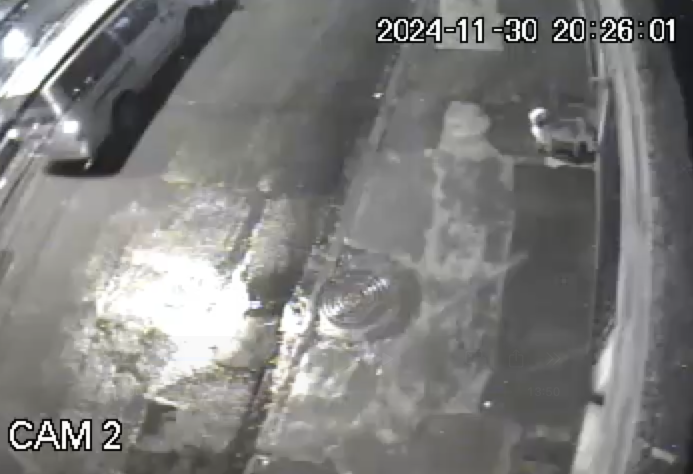
#> input picture lluvias/river_reference.png, 1386 x 948 px (shown at 1/2 size)
$ python lluvias.py
#> lines starting #> are read from the running program, lines starting #| are printed output that depends on the picture; after the words box and inside, x2 and y2 are one past the last pixel; in counts of white or black regions, pixels touching at a corner belong together
import cv2
import numpy as np

# Cargar la imagen de referencia (estado inicial del río) no cambiar el bombre
ref_image_path = "river_reference.png"  # Imagen de referencia estática
ref_image = cv2.imread(ref_image_path, cv2.IMREAD_GRAYSCALE)
#> ref_image: shape (948, 1386); min 0, max 255, mean 125.7

# Verificar si la imagen de referencia se cargó correctamente
if ref_image is None:
    raise Exception("No se pudo cargar la imagen de referencia.")

# Inicializar la cámara (cámara por defecto, usa 0) el iphone en mi caso
cap = cv2.VideoCapture(0)
if not cap.isOpened():
    raise Exception("No se pudo acceder a la cámara.")

# Ajustar la resolución de captura (opcional)
cap.set(cv2.CAP_PROP_FRAME_WIDTH, 640)
cap.set(cv2.CAP_PROP_FRAME_HEIGHT, 480)

# Definir el umbral para el crecimiento del río
growth_threshold = 55.0  # Porcentaje mínimo de cambio para considerar que el río creció 55%

# Procesar imágenes en tiempo real
try:
    while True:
        # Capturar un frame de la cámara
        ret, frame = cap.read()
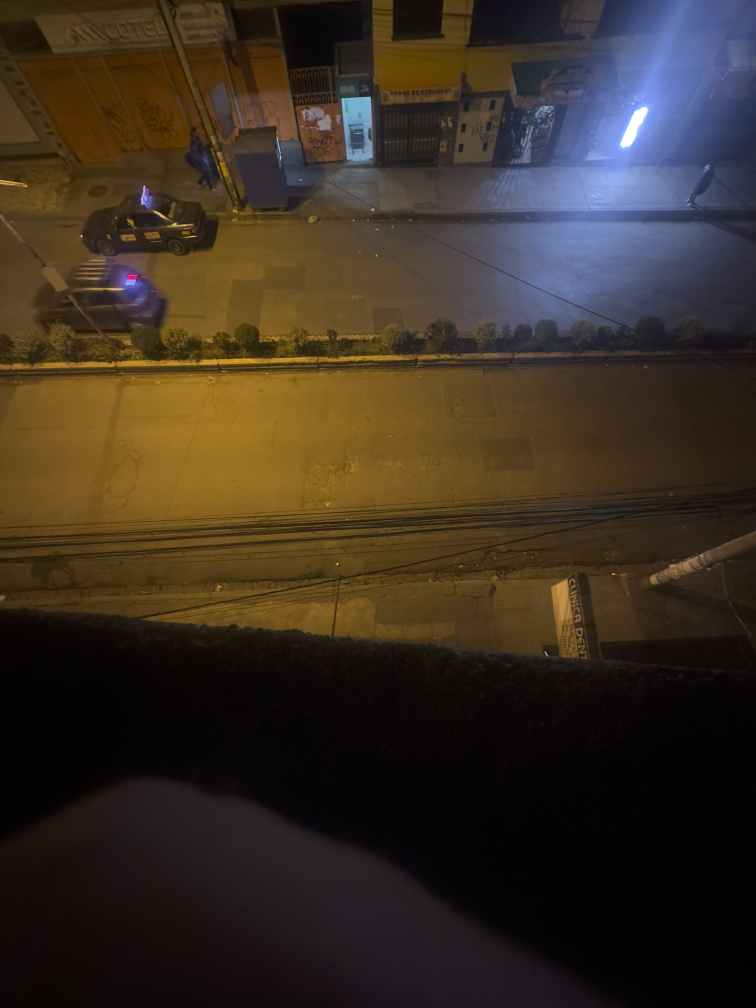
#> input picture lluvias/river_current.jpg, 3024 x 4032 px, given in place of the camera (shown at 1/4 size)
#> frame is the input picture: shape (4032, 3024, 3); mean B, G, R 34.8, 46.5, 57.8
        if not ret:
            print("No se pudo capturar el frame.")
            break

        # Convertir el frame a escala de grises
        current_image = cv2.cvtColor(frame, cv2.COLOR_BGR2GRAY)
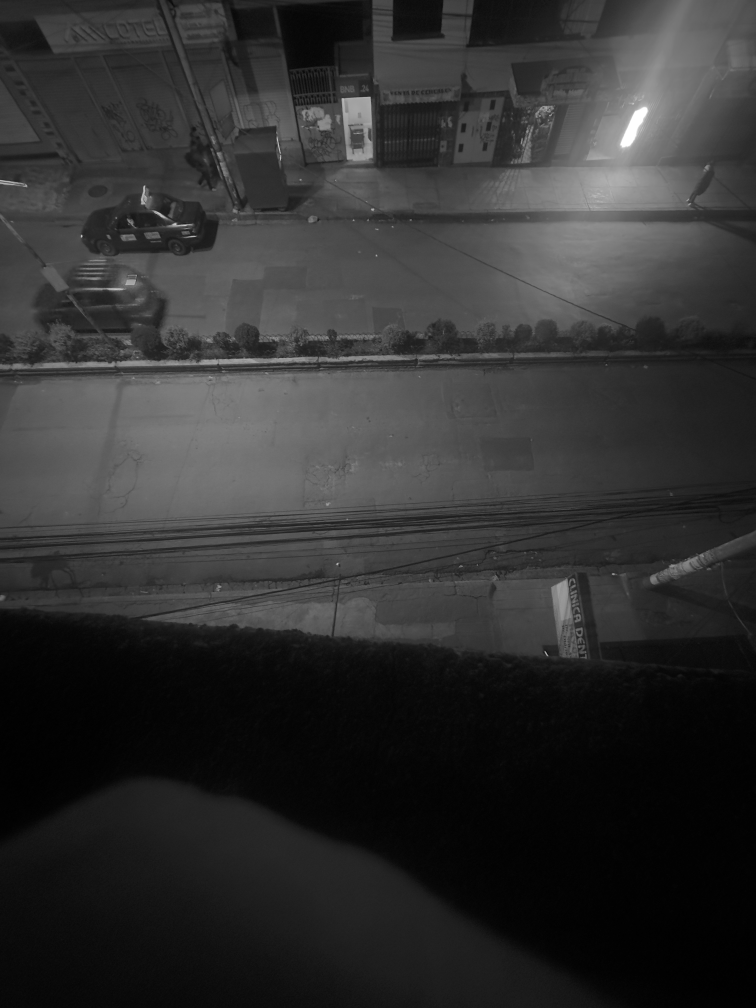
#> current_image: shape (4032, 3024) (shown at 1/4 size); min 0, max 255, mean 48.6

        # Ajustar el tamaño de la imagen actual para que coincida con la referencia
        current_image = cv2.resize(current_image, (ref_image.shape[1], ref_image.shape[0]))
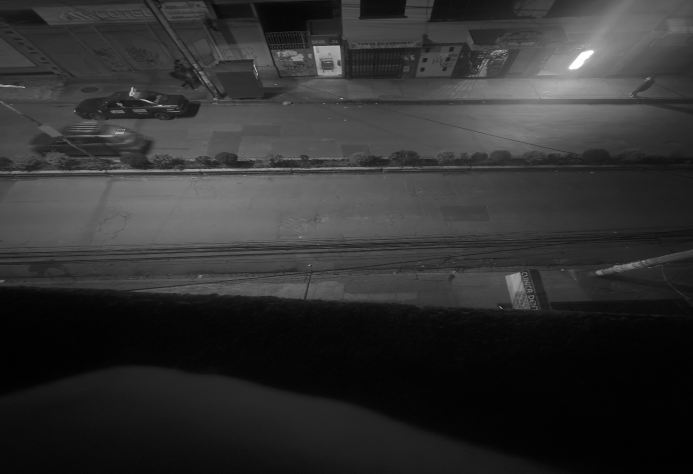
#> current_image: shape (948, 1386) (shown at 1/2 size); min 0, max 255, mean 48.5

        # Calcular la diferencia absoluta entre las imágenes
        diff = cv2.absdiff(ref_image, current_image)
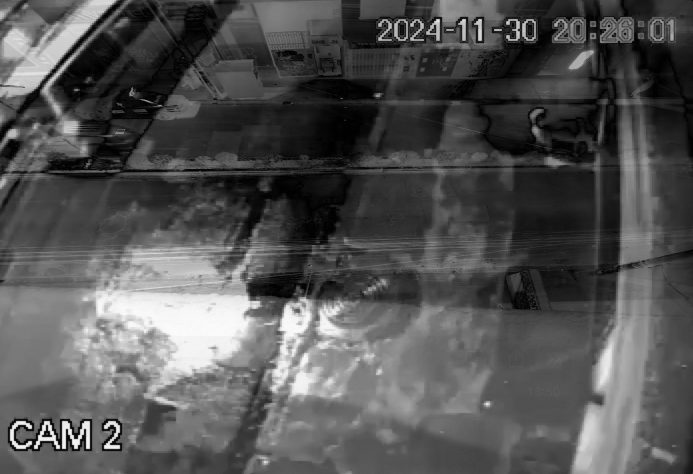
#> diff: shape (948, 1386) (shown at 1/2 size); min 0, max 253, mean 83

        # Aplicar un umbral para resaltar áreas con cambios significativos
        _, thresh = cv2.threshold(diff, 50, 255, cv2.THRESH_BINARY)
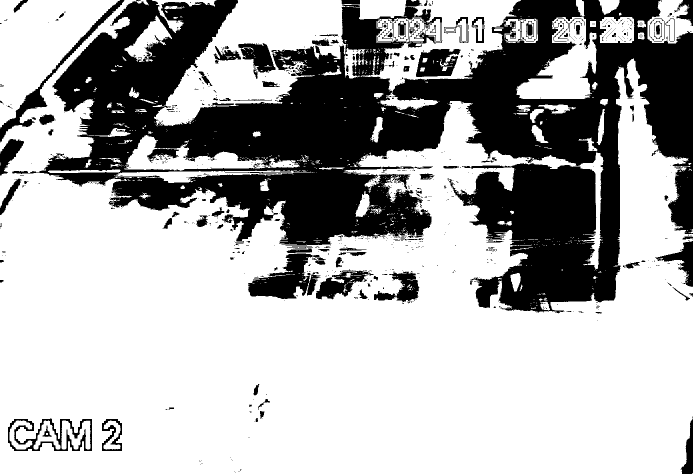
#> thresh: shape (948, 1386) (shown at 1/2 size); 68.1% white; 862 black regions (733 under 20 px)

        # Detectar contornos en las áreas cambiadas
        contours, _ = cv2.findContours(thresh, cv2.RETR_EXTERNAL, cv2.CHAIN_APPROX_SIMPLE)
#> contours = 734 contours, 668 with area under 20; largest, box (x1, y1, x2, y2) and area: (0, 0, 1386, 948) 750700, (305, 0, 814, 252) 53516, (0, 0, 240, 257) 29254, (722, 0, 1042, 183) 25861, (1033, 34, 1194, 198) 13792

        # Dibujar los contornos en el frame para visualización
        result_image = cv2.cvtColor(current_image, cv2.COLOR_GRAY2BGR)
        cv2.drawContours(result_image, contours, -1, (0, 0, 255), 2)

        # Calcular el porcentaje de área cambiada
        total_area = current_image.shape[0] * current_image.shape[1]
#> total_area = 1313928
        changed_area = sum(cv2.contourArea(contour) for contour in contours)
#> changed_area = 916696
        change_percentage = (changed_area / total_area) * 100
#> change_percentage = 69.77

        # Mostrar el porcentaje de cambio en pantalla
        cv2.putText(result_image, f"Cambio: {change_percentage:.2f}%", (10, 30),
                    cv2.FONT_HERSHEY_SIMPLEX, 1, (0, 255, 0), 2)

        # Verificar si el cambio supera el umbral
        if change_percentage > growth_threshold:
            print("ALERTA: ¡El río ha crecido significativamente!")
            cv2.putText(result_image, "ALERTA: RIO CRECIDO", (10, 70),
                        cv2.FONT_HERSHEY_SIMPLEX, 1, (0, 0, 255), 2)
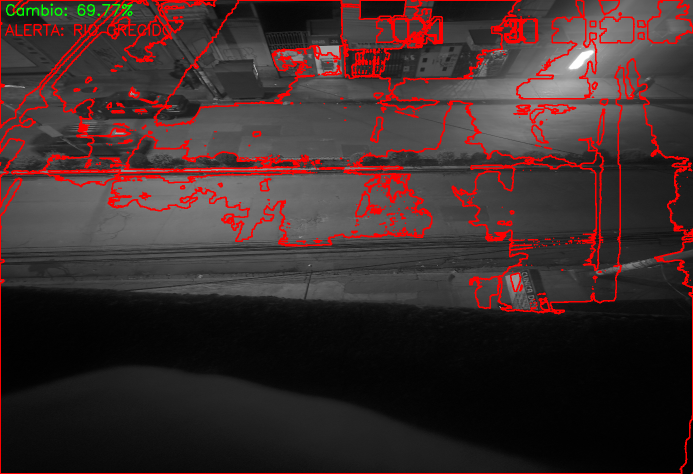
#> result_image: shape (948, 1386, 3) (shown at 1/2 size); mean B, G, R 43.4, 43.7, 62.1

        # Mostrar la imagen procesada
        cv2.imshow("Diferencias Detectadas", result_image)

        # Salir si se presiona la tecla 'q'
        if cv2.waitKey(1) & 0xFF == ord('q'):
#> (key q is pressed here)
            break
finally:
    # Liberar la cámara y cerrar ventanas al salir
    cap.release()
    cv2.destroyAllWindows()
